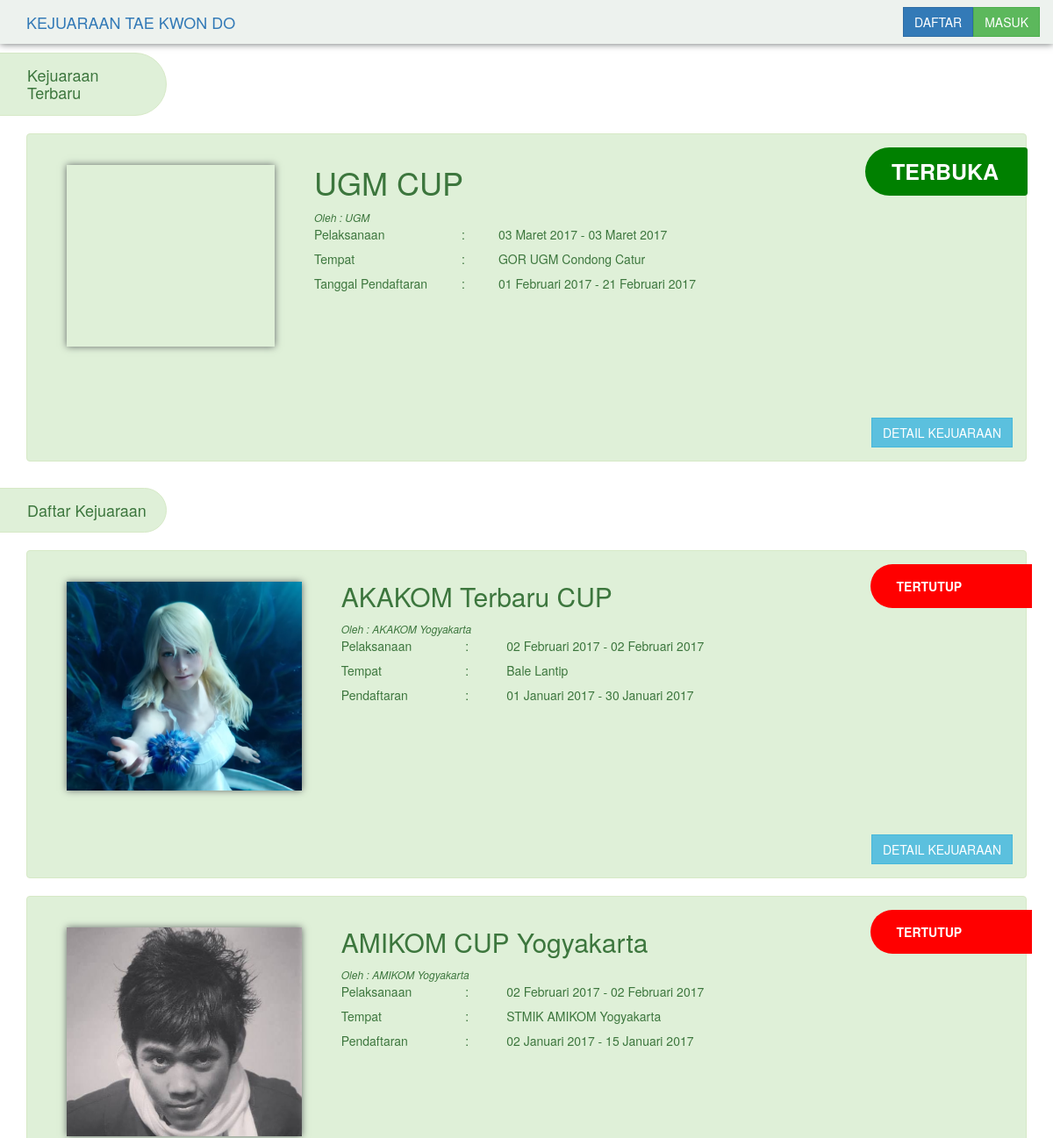
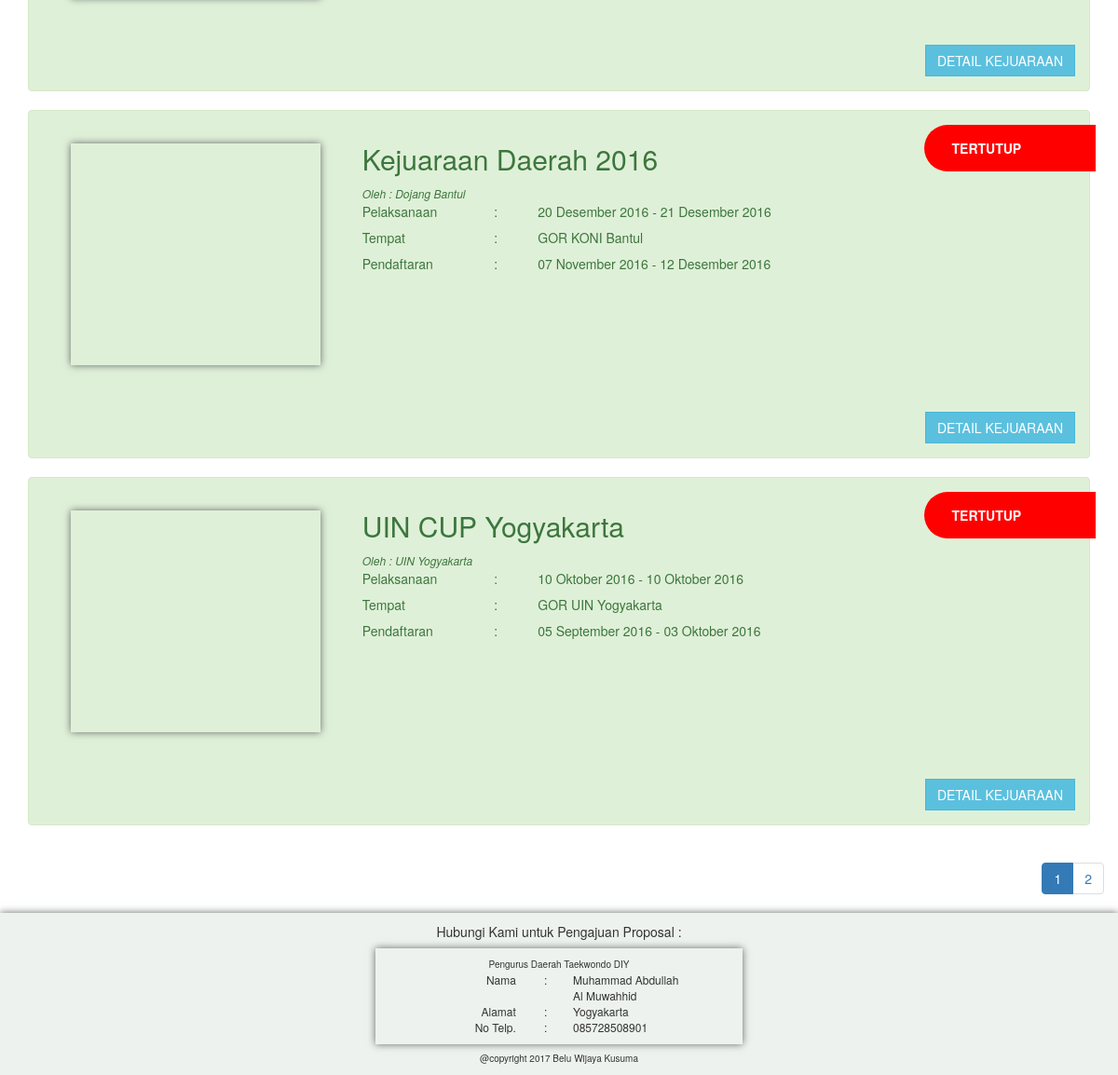
The page / on the database its author committed (2 pictures, top to bottom).
### tables this page shows
CREATE TABLE IF NOT EXISTS `kejuaraan` (
  `id_kejuaraan` int(3) NOT NULL AUTO_INCREMENT,
  `id_pengda` int(3) NOT NULL,
  `nama_kejuaraan` varchar(200) NOT NULL,
  `tempat` varchar(300) NOT NULL,
  `tgl_pelaksanaan` date NOT NULL,
  `tgl_berakhir` date NOT NULL,
  `tgl_buka_daftar` date NOT NULL,
  `tgl_tutup_daftar` date NOT NULL,
  `id_panitia` int(3) NOT NULL,
  `status` int(1) NOT NULL,
  `detail` text NOT NULL,
  `nama_cp` varchar(120) NOT NULL,
  `telp_cp` varchar(120) NOT NULL,
  `foto` varchar(30) NOT NULL,
  PRIMARY KEY (`id_kejuaraan`)
);

CREATE TABLE IF NOT EXISTS `panitia` (
  `id_panitia` int(11) NOT NULL AUTO_INCREMENT,
  `username` varchar(50) NOT NULL,
  `password` varchar(200) NOT NULL,
  `penyelenggara` varchar(200) NOT NULL,
  `alamat` text NOT NULL,
  PRIMARY KEY (`id_panitia`)
);

CREATE TABLE IF NOT EXISTS `pengurus_daerah` (
  `id_pengda` int(11) NOT NULL AUTO_INCREMENT,
  `nama` varchar(150) NOT NULL,
  `jk` varchar(30) NOT NULL,
  `alamat` text NOT NULL,
  `telp` varchar(25) NOT NULL,
  `username` varchar(50) NOT NULL,
  `password` varchar(200) NOT NULL,
  PRIMARY KEY (`id_pengda`)
);

### function/function.php (called while the page is built, shortened)
<?php
function getBulan($bulan){
  switch ($bulan) {
    case 1:
    return "Januari";
    break;
    case 2:
    return "Februari";
    break;
    case 3:
    return "Maret";
    break;
    case 9:
    return "September";
    break;
    case 10:
    return "Oktober";
    break;
    case 11:
    return "November";
    break;
    case 12:
    return "Desember";
    break;
  }
}
function getTgl($data, $data2){
  return substr($data, 8, 2)." ".getBulan(substr($data, 5, 2))." ".substr($data, 0, 4).
  " - ".substr($data2, 8, 2)." ".getBulan(substr($data2, 5, 2))." ".substr($data2, 0, 4);
}
function cekHari($data){
  if(strtotime($data) >= strtotime('now'))
  {
     return true;
  }else{
    return false;
  }
}
 ?>

### pages/kejuaraan-index.php (the view, shortened to what this page needs)
<?php
include "function/function.php";
$jumlah = mysqli_num_rows(mysqli_query($h, "SELECT * from kejuaraan WHERE status='1' ORDER BY id_kejuaraan DESC"));
$banyak_data = floor($jumlah/4)+1;
  if(!isset($_GET["search"])){
    $query_kejuaraan_terbaru = mysqli_query($h, "SELECT * from kejuaraan
                                                  JOIN panitia
                                                  ON panitia.id_panitia = kejuaraan.id_panitia
                                                  WHERE status='1' ORDER BY id_kejuaraan DESC ");
    $data_kejuaraan_terbaru = mysqli_fetch_assoc($query_kejuaraan_terbaru);
    $id_kejuaraan_terbaru = $data_kejuaraan_terbaru["id_kejuaraan"];
    if(isset($_GET["r"])){
      $active_list = $_GET["r"];
    	$first = ($_GET["r"]*4);
    	$limit = $first-4;
      $query_kejuaraan = mysqli_query($h, "SELECT * from kejuaraan
                                            JOIN panitia
                                            ON panitia.id_panitia = kejuaraan.id_panitia
                                            WHERE status='1'
                                            AND id_kejuaraan != '$id_kejuaraan_terbaru'
                                            ORDER BY id_kejuaraan DESC
                                            LIMIT 4 OFFSET ".$limit);
    }else{
      if($banyak_data>1){
    		$query_kejuaraan = mysqli_query($h, "SELECT * from kejuaraan
                                              JOIN panitia
                                              ON panitia.id_panitia = kejuaraan.id_panitia
                                              WHERE status='1'
                                              AND id_kejuaraan != '$id_kejuaraan_terbaru'
                                              ORDER BY id_kejuaraan DESC
                                              LIMIT 4");
    	}
    }
  }
 ?>
<main>
  <?php
  if(!isset($_GET["search"])){
    ?>
    <section id="new-kejuaraan" class="col-md-12 pad10-top-bot">
      <h4 class=" margin-20-left alert alert-success col-xs-2 tag">Kejuaraan Terbaru</h4>
      <div class="container">
        <div class="col-md-12 alert alert-success">
          <div class="col-md-9" style="height:300px;">
            <div class="col-xs-4 marg20-top">
              <div class="bayang col-xs-12 same-width get-height bg-gambar" style="background-image: url('img_kejuaraan/<?php echo $data_kejuaraan_terbaru['foto']?>');">
              </div>
            </div>
            <div class="col-xs-8">
              <div class="w-100">
                <div class="col-md-12">
                  <h1><?php echo $data_kejuaraan_terbaru["nama_kejuaraan"] ?></h1>
                  <span class="info">Oleh : <?php echo $data_kejuaraan_terbaru["penyelenggara"] ?></span>
                </div>
                <div class="col-xs-4">
                  Pelaksanaan
                </div>
                <div class="col-xs-1">
                  :
                </div>
                <div class="col-xs-7">
                  <?php echo getTgl($data_kejuaraan_terbaru['tgl_pelaksanaan'], $data_kejuaraan_terbaru['tgl_berakhir']);?>
                </div>
              </div>
              <div class="w-100 marg8-top">
                <div class="col-xs-4">
                  Tempat
                </div>
                <div class="col-xs-1">
                  :
                </div>
                <div class="col-xs-7">
                  <?php echo $data_kejuaraan_terbaru["tempat"]; ?>
                </div>
              </div>
              <div class="w-100 marg8-top">
                <div class="col-xs-4">
                  Tanggal Pendaftaran
                </div>
                <div class="col-xs-1">
                  :
                </div>
                <div class="col-xs-7">
                  <?php echo getTgl($data_kejuaraan_terbaru['tgl_buka_daftar'], $data_kejuaraan_terbaru['tgl_tutup_daftar']);?>
                </div>
              </div>
            </div>
          </div>
          <?php
            if(cekHari($data_kejuaraan_terbaru['tgl_tutup_daftar'])){
              echo '<nav class="head-triangle-left hijau label col-xs-2 marg-1p-right" style="float:right;" style="position:absolute;">
                      <b>TERBUKA</b>
                    </nav>';
            }else{
              echo '<nav class="head-triangle-left merah label col-xs-2 marg-1p-right" style="float:right;" style="position:absolute;">
                      <b>TERTUTUP</b>
                    </nav>';
            }
           ?>
          <div class="w-100 marg8-top">
            <a class="btn btn-info kanan" href="index.php?p=detail&id=<?php echo $data_kejuaraan_terbaru["id_kejuaraan"]; ?>">DETAIL KEJUARAAN</a>
          </div>
        </div>
      </div>
    </section>
    <?php
  }
  ?>
  <section id="list-kejuaraan" class="col-md-12 pad10-top-bot">
    <h4 class="alert alert-success col-xs-2 tag margin-20-left" id="list-kejuaraan">Daftar Kejuaraan</h4>
    <div class="container">
      <?php
      while($row = $query_kejuaraan->fetch_array()){
        ?>
        <div class="w-100 alert alert-success" >
          <div class="col-md-10" style="height:300px;">
            <div class="col-xs-4 marg20-top">
              <div class="bayang col-xs-12 same-width-2 get-height-2 bg-gambar" style="background-image: url('img_kejuaraan/<?php echo $row['foto']?>');">
              </div>
            </div>
            <div class="col-xs-8">
              <div class="w-100">
                <div class="col-md-12">
                  <h2><?php echo $row["nama_kejuaraan"] ?></h2>
                </div>
                <div class="col-md-12">
                  <span class="info">Oleh : <?php echo $row["penyelenggara"] ?></span>
                </div>
                <div class="col-xs-3">
                  Pelaksanaan
                </div>
                <div class="col-xs-1">
                  :
                </div>
                <div class="col-xs-7">
                  <?php echo getTgl($row['tgl_pelaksanaan'], $row['tgl_berakhir']);?>
                </div>
              </div>
              <div class="w-100 marg8-top">
                <div class="col-xs-3">
                  Tempat
                </div>
                <div class="col-xs-1">
                  :
                </div>
                <div class="col-xs-7">
                  <?php echo $row["tempat"]; ?>
                </div>
              </div>
              <div class="w-100 marg8-top">
                <div class="col-xs-3">
                  Pendaftaran
                </div>
                <div class="col-xs-1">
                  :
                </div>
                <div class="col-xs-7">
                  <?php echo getTgl($row['tgl_buka_daftar'], $row['tgl_tutup_daftar']);?>
                </div>
              </div>
            </div>
          </div>
          <?php
          if(cekHari($row['tgl_tutup_daftar'])){
            echo '<nav class="triangle-left hijau col-xs-2 marg-2p-right" style="float:right;" style="position:absolute;">
              TERBUKA
            </nav>';
          }else{
            echo '<nav class="triangle-left merah col-xs-2 marg-2p-right" style="float:right;" style="position:absolute;">
              TERTUTUP
            </nav>';
          }
          ?>
          <div class="w-100 marg8-top">
            <a class="btn btn-info kanan" href="index.php?p=detail&id=<?php echo $row["id_kejuaraan"]; ?>">DETAIL KEJUARAAN</a>
          </div>
        </div>
        <?php
      }
      ?>
    </div>
    <div class="w-100">
      <ul class="pagination kanan">
        <?php
        if($banyak_data>1){
          for($i=1;$i<=$banyak_data;$i++){
            if(isset($active_list)){
              if($active_list==$i){
                echo '<li class="active"><a>'.$i.'</a></li>';
              }else{
                echo "<li><a href='index.php?r=".$i."'>".$i."</a></li>";
              }
            }else{
              if($i==1){
                echo '<li class="active"><a>'.$i.'</a></li>';
              }else{
                echo "<li><a href='index.php?r=".$i."'>".$i."</a></li>";
              }
            }
          }
        }
        ?>
      </ul>
    </div>
  </section>
</main>

### index.php (shortened to what this page needs)
<?php include "koneksi.php" ?>
<!DOCTYPE html>
<html lang="id">
	<head>
		<link rel="stylesheet" href="http://maxcdn.bootstrapcdn.com/font-awesome/4.3.0/css/font-awesome.min.css">
		<link href="css/font-awesome.min.css" rel="stylesheet">
		<link href="css/bootstrap.min.css" rel="stylesheet">
		<link href="css/style.css" rel="stylesheet">
	</head>
	<body>
		<?php
		if(isset($_SESSION["tag"]) && $_SESSION["tag"]=="PESERTA"){
			include "include/header/header_main.php";
			if(isset($_GET["p"])){
				switch ($_GET["p"]) {
					case 'mylist':
					include "/pages/dojang-mylist.php";
					break;
					case 'pembayaran':
					include "/pages/dojang-pembayaran.php";
					break;
					case 'profil':
					include "/pages/dojang-profil.php";
					break;
					case 'detail':
					include "/pages/kejuaraan-detail.php";
					break;
					default:
					header("Location: index.php");
					break;
				}
			}else{
				include "/pages/kejuaraan-index.php";
			}
		}else {
			include "include/header/header_main.php";
			if(isset($_GET["p"])){
				switch ($_GET["p"]) {
					case 'detail':
						include "pages/kejuaraan-detail.php";
						break;
					default:
						header("Location: index.php");
						break;
				}
			}else{
				include "pages/kejuaraan-index.php";
			}
		}
		 ?>
		<footer>
			<?php include "include/footer.php"; ?>
		</footer>
	</body>
</html>

### include/header/header_main.php (shortened to what this page needs)
<nav class="pad5-top-bot bg-header navbar-fixed-top bayang" style="z-index:9999">
      <div class="col-md-12">
        <div class="navbar-header">
          <a class="navbar-brand" href="index.php">KEJUARAAN TAE KWON DO</a>
        </div>
        <div class="navbar-header kanan marg8-top">
          <?php
          if(isset($_SESSION['tag']) && $_SESSION['tag']=="PESERTA"){ ?>
          <ul class="nav navbar-nav">
            <li class="font-sedang pad5-top" style="margin-right:5px">
              Selamat Datang <?php echo $_SESSION['username']; ?>
            </li>
            <!-- <li class="font-sedang pad5-top">
              &nbsp; Biaya : Rp. 250.000 &nbsp;
            </li> -->
			      <li><button class="btn btn-danger" onclick="window.open('logout.php', '_self')" id="masuk">KELUAR</button></li>
		      </ul>
          <?php
          }else{
          ?>
          <ul class="nav navbar-nav">
            <li><button class="btn btn-primary" onclick="window.open('pendaftaran.php', '_self')" id="daftar">DAFTAR</button></li>
            <li><button class="btn btn-success" onclick="window.open('login.php', '_self')" id="masuk">MASUK</button></li>
           </ul>
          <?php
          }
          ?>
		    </div>
      </div>
</nav>

### include/footer.php
<div class="w-100 bg-header bayang pad10">
  <?php
    if(!isset($_SESSION["tag"]) || (isset($_SESSION["tag"]) && $_SESSION["tag"]!="PENGDA")){
      $query_pengda =  mysqli_query($h, "SELECT * from pengurus_daerah");
      $data_pengda = mysqli_fetch_assoc($query_pengda);
      echo "<div class='tengah-text'>Hubungi Kami untuk Pengajuan Proposal : </div>";
      ?>
        <div class="col-xs-4 col-xs-offset-4 bayang pad10 marg8-top">
          <section class="w-100 tengah-text font-10">
            Pengurus Daerah Taekwondo DIY
          </section>
          <div class="font-12">
            <section class="w-100 ">
              <div class="col-xs-5 kanan-text">
                Nama
              </div>
              <div class="col-xs-1">
                :
              </div>
              <div class="col-xs-5">
                <?php echo $data_pengda["nama"] ?>
              </div>
            </section>
            <section class="w-100">
              <div class="col-xs-5 kanan-text">
                Alamat
              </div>
              <div class="col-xs-1">
                :
              </div>
              <div class="col-xs-6">
                <?php echo $data_pengda["alamat"] ?>
              </div>
            </section>
            <section class="w-100">
              <div class="col-xs-5 kanan-text">
                No Telp.
              </div>
              <div class="col-xs-1">
                :
              </div>
              <div class="col-xs-6">
                <?php echo $data_pengda["telp"] ?>
              </div>
            </section>
          </div>
        </div>
      <?php
    }
   ?>
  <div class="w-100 tengah-text font-10 marg8-top">
    @copyright 2017 Belu Wijaya Kusuma
  </div>
</div>

### css/style.css (style rules this page uses)
a { outline: 0px; }
.tengah-text { text-align: center; }
.kanan-text { text-align: right; }
.bg-header { background-color:#EDF2EE; }
.marg-2p-right { margin-right:-2%; }
.marg-1p-right { margin-right:-1.5%; }
.marg20-top { margin-top:20px; }
.marg8-top { margin-top:8px; }
.pad5-top-bot { padding-top:5; padding-bottom:5; }
.pad10 { padding : 10px; }
.pad10-top-bot { padding-top:10; padding-bottom:10; }
.margin-20-left { margin-left: -20px; }
.tag { padding-left:35px; border-top-right-radius: 2em; border-bottom-right-radius: 2em; }
.triangle-left { padding:15px 30px; text-align:left; font-weight : bold; border-top-left-radius: 2em; border-bottom-left-radius: 2em; color:white; }
.hijau { background-color:green; }
.merah { background-color:red; }
.font-10 { font-size: 10px; }
.font-12 { font-size: 12px; }
.head-triangle-left { padding:15px 30px; text-align:left; font-weight:bold; font-size:25px; border-top-left-radius: 2em; border-bottom-left-radius: 2em; color:white; }
.w-100, .w-30, .w-50, .w-1, .w-10, .w-15, .w-20, .w-12, .w-80, .w-75 { float : left; }
.kanan { float:right; }
.w-100 { width:100%; }
.bayang { -moz-box-shadow : 0px 0.01px 8px #636968; -webkit-box-shadow : 0px 0.01px 8px #636968; box-shadow: 0px 0.01px 8px #636968; }
.bg-gambar { -webkit-background-size: 100%; -moz-background-size: 100%; -o-background-size: 100%; background-size: 100%; -webkit-background-size: cover; -moz-background-size: cover; -o-background-size: cover; background-size: cover; background-attachment: relative; background-position: center; }
.info { font-style: italic; font-size: 12px; }

### rows shown on the page
kejuaraan: nama_kejuaraan "UGM CUP", tgl_pelaksanaan+tgl_berakhir "03 Maret 2017 - 03 Maret 2017", tempat "GOR UGM Condong Catur", tgl_buka_daftar+tgl_tutup_daftar "01 Februari 2017 - 21 Februari 2017"
panitia: penyelenggara "UGM"
kejuaraan: foto (picture), nama_kejuaraan "AKAKOM Terbaru CUP", id_panitia.penyelenggara "AKAKOM Yogyakarta", tgl_pelaksanaan+tgl_berakhir "02 Februari 2017 - 02 Februari 2017", tempat "Bale Lantip", tgl_buka_daftar+tgl_tutup_daftar "01 Januari 2017 - 30 Januari 2017", shows "TERTUTUP"
kejuaraan: foto (picture), nama_kejuaraan "AMIKOM CUP Yogyakarta", id_panitia.penyelenggara "AMIKOM Yogyakarta", tgl_pelaksanaan+tgl_berakhir "02 Februari 2017 - 02 Februari 2017", tempat "STMIK AMIKOM Yogyakarta", tgl_buka_daftar+tgl_tutup_daftar "02 Januari 2017 - 15 Januari 2017", shows "TERTUTUP"
kejuaraan: nama_kejuaraan "Kejuaraan Daerah 2016", id_panitia.penyelenggara "Dojang Bantul", tgl_pelaksanaan+tgl_berakhir "20 Desember 2016 - 21 Desember 2016", tempat "GOR KONI Bantul", tgl_buka_daftar+tgl_tutup_daftar "07 November 2016 - 12 Desember 2016", shows "TERTUTUP"
kejuaraan: nama_kejuaraan "UIN CUP Yogyakarta", id_panitia.penyelenggara "UIN Yogyakarta", tgl_pelaksanaan+tgl_berakhir "10 Oktober 2016 - 10 Oktober 2016", tempat "GOR UIN Yogyakarta", tgl_buka_daftar+tgl_tutup_daftar "05 September 2016 - 03 Oktober 2016", shows "TERTUTUP"
pengurus_daerah: nama "Muhammad Abdullah Al Muwahhid", alamat "Yogyakarta", telp "085728508901"
